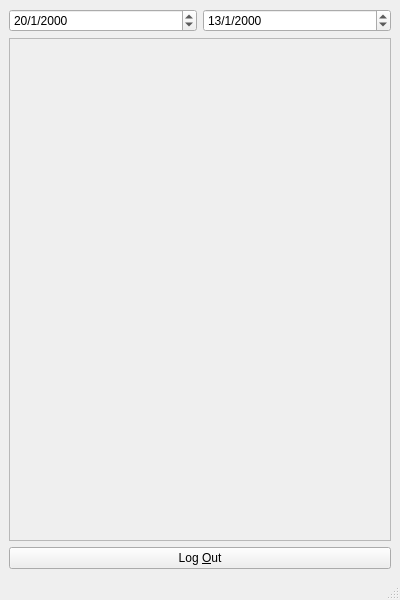
<?xml version="1.0" encoding="UTF-8"?>
<ui version="4.0">
 <class>PlatonusTestLoader</class>
 <widget class="QMainWindow" name="PlatonusTestLoader">
  <property name="geometry">
   <rect>
    <x>0</x>
    <y>0</y>
    <width>400</width>
    <height>600</height>
   </rect>
  </property>
  <property name="windowTitle">
   <string>Platonus Test Loader</string>
  </property>
  <widget class="QWidget" name="centralwidget">
   <layout class="QVBoxLayout" name="verticalLayout_2">
    <item>
     <layout class="QHBoxLayout" name="horizontalLayout">
      <item>
       <widget class="QDateEdit" name="startDateEdit">
        <property name="displayFormat">
         <string>d/M/yyyy</string>
        </property>
        <property name="date">
         <date>
          <year>2000</year>
          <month>1</month>
          <day>20</day>
         </date>
        </property>
       </widget>
      </item>
      <item>
       <widget class="QDateEdit" name="finishDateEdit">
        <property name="displayFormat">
         <string>d/M/yyyy</string>
        </property>
        <property name="date">
         <date>
          <year>2000</year>
          <month>1</month>
          <day>13</day>
         </date>
        </property>
       </widget>
      </item>
     </layout>
    </item>
    <item>
     <widget class="QScrollArea" name="scrollArea">
      <property name="widgetResizable">
       <bool>true</bool>
      </property>
      <widget class="QWidget" name="scrollAreaWidgetContents">
       <property name="geometry">
        <rect>
         <x>0</x>
         <y>0</y>
         <width>380</width>
         <height>480</height>
        </rect>
       </property>
       <layout class="QVBoxLayout" name="verticalLayout_3">
        <item>
         <layout class="QVBoxLayout" name="testingNamesLayout"/>
        </item>
       </layout>
      </widget>
     </widget>
    </item>
    <item>
     <widget class="QPushButton" name="logOutButton">
      <property name="text">
       <string>Log &amp;Out</string>
      </property>
     </widget>
    </item>
   </layout>
  </widget>
  <widget class="QMenuBar" name="menubar">
   <property name="geometry">
    <rect>
     <x>0</x>
     <y>0</y>
     <width>400</width>
     <height>20</height>
    </rect>
   </property>
  </widget>
  <widget class="QStatusBar" name="statusbar"/>
 </widget>
 <resources/>
 <connections/>
</ui>
